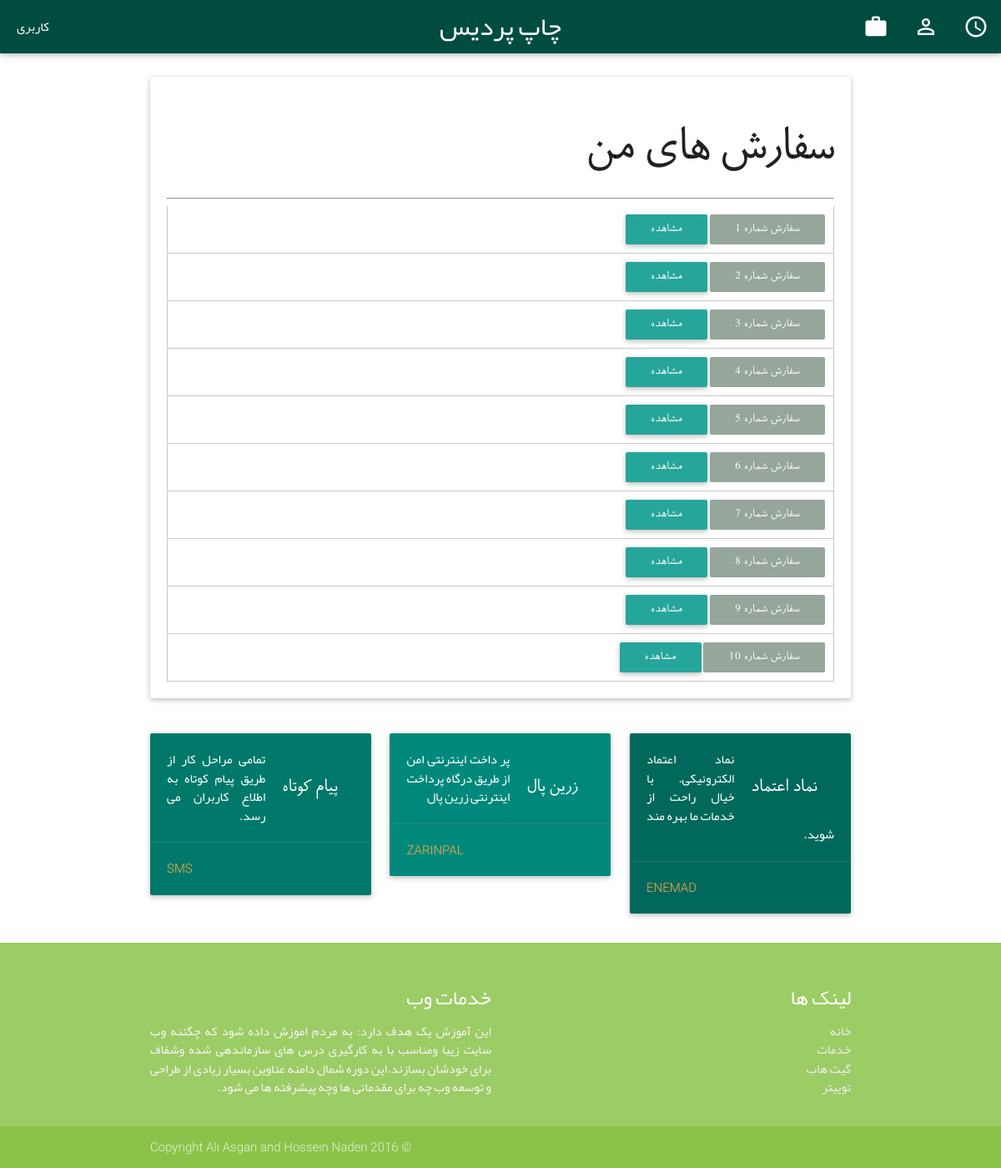
/main/orders (signed in), run on an earlier commit of the app's database.
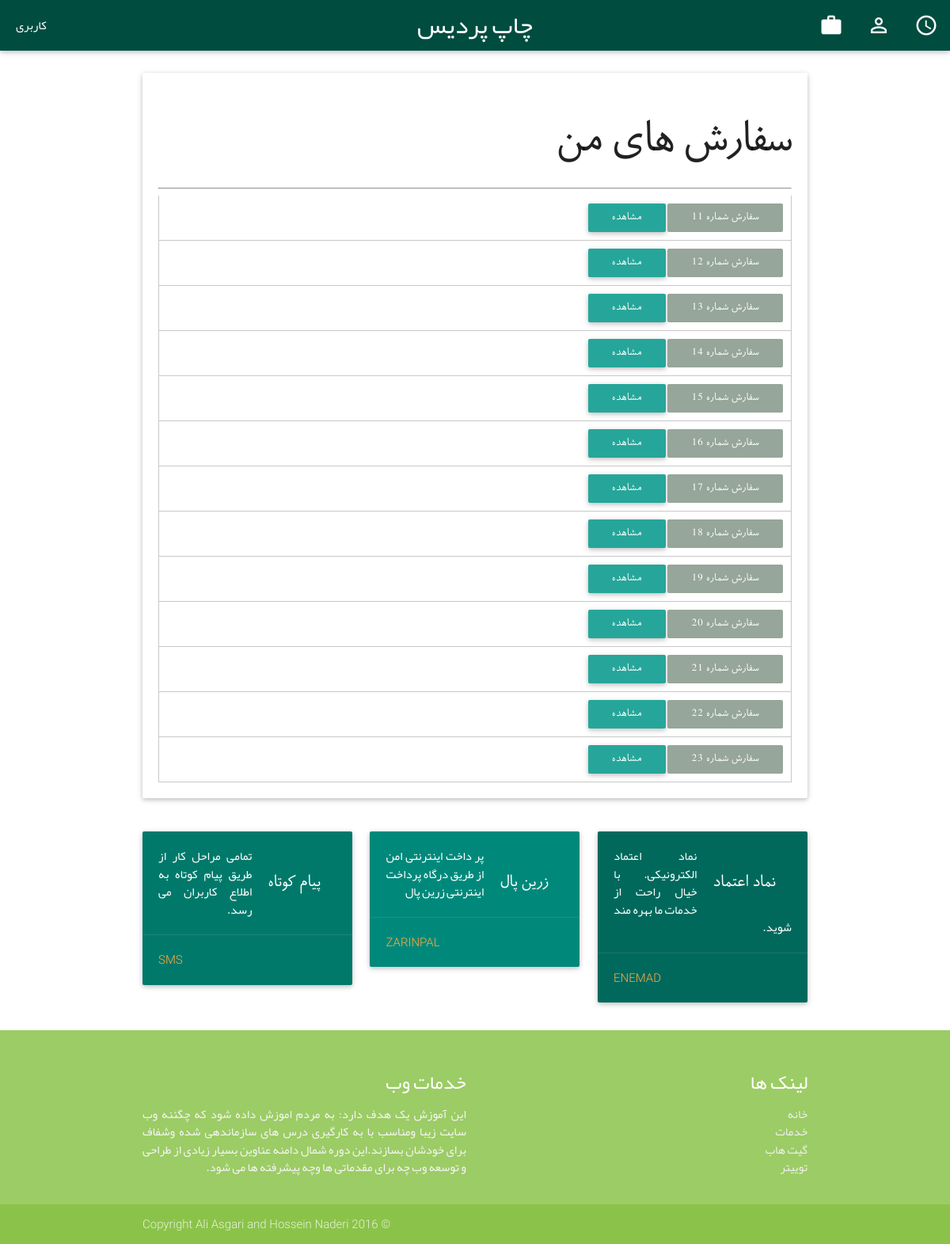
And on a later commit of the database.
### main/models.py (models this page shows, shortened)
class Order(models.Model):
    user = models.ForeignKey('auth.User')
    created = models.DateTimeField(auto_now_add=True)

### main/controllers/orders.py (the view)
@login_required
def index(request):
    data = Order.objects.filter(user=request.user)
    return render(request, 'main/orders/index.html', {'orders': data})

### main/templates/main/orders/index.html
{% extends 'main/base.html' %}
{% load staticfiles%}
{% block content %}
<h1>سفارش های من</h1>
    <hr>
    {% for order in orders %}
        <div class="order">
            <strong class="label">سفارش شماره {{ order.id }}</strong>
            <a href="{% url 'orders_edit' id=order.id %}" class="btn btn-edit">مشاهده</a>
        </div>
    {% endfor %}
{% endblock %}

### main/templates/main/base.html (shortened to what this page needs)
{% load staticfiles %}
<html>
<head>
    <link href="{% static 'css/google.css' %}" rel="stylesheet">
    <link type="text/css" rel="stylesheet" href="{% static 'css/materialize.min.css' %}"  media="screen,projection"/>
    <link rel="stylesheet" href="{% static 'css/style.css' %}">
</head>
<body class="">
    <div class="navbar-fixed">
        <nav>
            <div class="nav-wrapper teal darken-4">
                <a href="#" class="brand-logo center">چاپ پردیس</a>
                <a href="#" class="nav-username" >کاربری</a>
                <ul id="nav-mobile" class="right hide-on-med-and-down">
                    <li><a href="link3.html"><i class="material-icons">work</i></a></li>
                    <li><a href="link2.html"><i class="material-icons">perm_identity</i></a></li>
                    <li><a href="link1.html"><i class="material-icons">query_builder</i></a></li>
                </ul>
            </div>
        </nav>
    </div>
<div class="container">
    <div class="main-form row">
        <div class="col s12">
            <div class="card-panel white">
                {% block content %}
                {% endblock %}
            </div>
        </div>
    </div>
    <div class="row cards">
        <div class="col s12 m4">
            <div class="card teal darken-2">
            <div class="card-content white-text">
                <span class="card-title">پیام کوتاه</span>
                <p>تمامی مراحل کار از طریق پیام کوتاه به اطلاع کاربران می رسد.</p>
            </div>
            <div class="card-action">
                <a href="#"><span lang="en">SMS</span></a>
            </div>
            </div>
        </div>
        <div class="col s12 m4">
            <div class="card teal darken-1">
            <div class="card-content white-text">
                <span class="card-title">زرین پال</span>
                <p>پر داخت اینترنتی امن از طریق درگاه پرداخت اینترنتی زرین پال</p>
            </div>
            <div class="card-action">
                <a href="#"><span lang="en">Zarinpal</span></a>
            </div>
            </div>
        </div>
        <div class="col s12 m4">
            <div class="card teal darken-3">
            <div class="card-content white-text">
                <span class="card-title">نماد اعتماد</span>
                <p>نماد اعتماد الکترونیکی. با خیال راحت از خدمات ما بهره مند شوید.</p>
            </div>
            <div class="card-action">
                <a href="#"><span lang="en">enemad</span></a>
            </div>
            </div>
        </div>
    </div>
    </div>
    <footer class="page-footer light-green lighten-1">
        <div class="container">
            <div class="row">
                <div class="col l6 s12">
                    <h5 class="white-text">خدمات وب</h5>
                    <p class="grey-text text-lighten-4">این آموزش یک هدف دارد: به مردم اموزش داده شود که چگئنه وب سایت زیبا ومناسب با به کارگیری درس های سازماندهی شده وشفاف برای خودشان بسازند.این دوره شمال دامنه عناوین بسیار زیادی از طراحی و توسعه وب چه برای مقدماتی ها وچه پیشرفته ها می شود.</p>
                </div>
                <div class="col l4 offset-l2 s12">
                    <h5 class="white-text">لینک ها</h5>
                    <ul style="font-family: 'yekan';">
                        <li><a class="grey-text text-lighten-3" href="#!">خانه</a></li>
                        <li><a class="grey-text text-lighten-3" href="stayhowe/index.html">خدمات</a></li>
                        <li><a class="grey-text text-lighten-3" href="#!">گیت هاب</a></li>
                        <li><a class="grey-text text-lighten-3" href="#!">توییتر</a></li>
                    </ul>
                </div>
            </div>
        </div>
        <div class="footer-copyright light-green">
            <div class="container" style="padding: 0; text-align: left;">
            <span lang="en">© 2016 Copyright Ali Asgari and Hossein Naderi</span>
            </div>
        </div>
    </footer>
</body>
</html>

### main/static/css/google.css (style rules this page uses)
.material-icons { font-family: 'Material Icons'; font-weight: normal; font-style: normal; font-size: 24px; line-height: 1; letter-spacing: normal; text-transform: none; display: inline-block; white-space: nowrap; word-wrap: normal; direction: ltr; -moz-font-feature-settings: 'liga'; -moz-osx-font-smoothing: grayscale; }

### main/static/css/style.css (style rules this page uses)
span:lang(en) { font-family: Roboto, sans-serif; direction: ltr; text-align: left; }
.container { padding-top: 20px; }
.container h5 { font-family: 'yekan'; }
.container p { font-family: 'yekan'; text-align: justify; }
.nav-wrapper { font-family: yekan; }
.nav-username { margin-left: 20px; }
.main-form { direction: rtl; font-family: roya; }
.page-footer * { text-align: justify; direction: rtl; font-family: yekan; }
.card { font-family: roya; }
.cards .card-title { text-align: right; float: right; padding: 20px; }
.cards .card-content { direction: rtl; }
div.order { border: solid 1px !important; border-color: rgb(200, 200, 200) !important; border-top: none !important; padding: 10px; }
.label { text-decoration: none; color: #fff; background-color: #96a69a; text-align: center; letter-spacing: .5px; transition: .2s ease-out; border: none; border-radius: 2px; display: inline-block; height: 36px; line-height: 36px; outline: 0; padding: 0 2rem; text-transform: uppercase; vertical-align: middle; }

What changed in the data, as far as the page shows it:
removed Order: id "1"
removed Order: id "2"
removed Order: id "3"
removed Order: id "4"
removed Order: id "5"
removed Order: id "6"
removed Order: id "7"
removed Order: id "8"
removed Order: id "9"
removed Order: id "10"
added Order: id "11"
added Order: id "12"
added Order: id "13"
added Order: id "14"
added Order: id "15"
added Order: id "16"
added Order: id "17"
added Order: id "18"
added Order: id "19"
added Order: id "20"
added Order: id "21"
added Order: id "22"
added Order: id "23"
